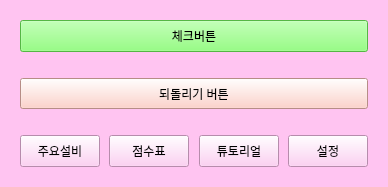
<?xml version="1.0" encoding="UTF-8"?>
<ui version="4.0">
 <class>Form</class>
 <widget class="QWidget" name="Form">
  <property name="geometry">
   <rect>
    <x>0</x>
    <y>0</y>
    <width>388</width>
    <height>187</height>
   </rect>
  </property>
  <property name="windowTitle">
   <string>Form</string>
  </property>
  <layout class="QVBoxLayout" name="verticalLayout">
   <property name="spacing">
    <number>0</number>
   </property>
   <property name="leftMargin">
    <number>0</number>
   </property>
   <property name="topMargin">
    <number>0</number>
   </property>
   <property name="rightMargin">
    <number>0</number>
   </property>
   <property name="bottomMargin">
    <number>0</number>
   </property>
   <item>
    <widget class="QWidget" name="widget" native="true">
     <property name="styleSheet">
      <string notr="true">background-color: rgb(255, 196, 241);</string>
     </property>
     <layout class="QVBoxLayout" name="verticalLayout_3">
      <property name="spacing">
       <number>-1</number>
      </property>
      <property name="leftMargin">
       <number>5</number>
      </property>
      <property name="topMargin">
       <number>5</number>
      </property>
      <property name="rightMargin">
       <number>5</number>
      </property>
      <property name="bottomMargin">
       <number>5</number>
      </property>
      <item>
       <layout class="QVBoxLayout" name="verticalLayout_1">
        <property name="spacing">
         <number>-1</number>
        </property>
        <property name="leftMargin">
         <number>15</number>
        </property>
        <property name="topMargin">
         <number>15</number>
        </property>
        <property name="rightMargin">
         <number>15</number>
        </property>
        <property name="bottomMargin">
         <number>15</number>
        </property>
        <item>
         <widget class="QPushButton" name="btn1_check">
          <property name="sizePolicy">
           <sizepolicy hsizetype="Minimum" vsizetype="Minimum">
            <horstretch>0</horstretch>
            <verstretch>0</verstretch>
           </sizepolicy>
          </property>
          <property name="styleSheet">
           <string notr="true">background-color: rgb(119, 255, 96);</string>
          </property>
          <property name="text">
           <string>체크버튼</string>
          </property>
         </widget>
        </item>
        <item>
         <spacer name="verticalSpacer_1">
          <property name="orientation">
           <enum>Qt::Vertical</enum>
          </property>
          <property name="sizeType">
           <enum>QSizePolicy::Maximum</enum>
          </property>
          <property name="sizeHint" stdset="0">
           <size>
            <width>10</width>
            <height>20</height>
           </size>
          </property>
         </spacer>
        </item>
        <item>
         <widget class="QPushButton" name="btn2_undo">
          <property name="sizePolicy">
           <sizepolicy hsizetype="Minimum" vsizetype="Minimum">
            <horstretch>0</horstretch>
            <verstretch>0</verstretch>
           </sizepolicy>
          </property>
          <property name="styleSheet">
           <string notr="true">background-color: rgb(255, 198, 187);</string>
          </property>
          <property name="text">
           <string>되돌리기 버튼</string>
          </property>
         </widget>
        </item>
        <item>
         <spacer name="verticalSpacer_2">
          <property name="orientation">
           <enum>Qt::Vertical</enum>
          </property>
          <property name="sizeType">
           <enum>QSizePolicy::Maximum</enum>
          </property>
          <property name="sizeHint" stdset="0">
           <size>
            <width>10</width>
            <height>20</height>
           </size>
          </property>
         </spacer>
        </item>
        <item>
         <layout class="QHBoxLayout" name="horizontalLayout_1" stretch="5,1,4,1,4,1,4">
          <item>
           <widget class="QPushButton" name="btn3_mainfacility">
            <property name="sizePolicy">
             <sizepolicy hsizetype="Minimum" vsizetype="Minimum">
              <horstretch>0</horstretch>
              <verstretch>0</verstretch>
             </sizepolicy>
            </property>
            <property name="text">
             <string>주요설비</string>
            </property>
           </widget>
          </item>
          <item>
           <spacer name="horizontalSpacer_1">
            <property name="orientation">
             <enum>Qt::Horizontal</enum>
            </property>
            <property name="sizeType">
             <enum>QSizePolicy::Maximum</enum>
            </property>
            <property name="sizeHint" stdset="0">
             <size>
              <width>35</width>
              <height>10</height>
             </size>
            </property>
           </spacer>
          </item>
          <item>
           <widget class="QPushButton" name="btn4_scoreboard">
            <property name="sizePolicy">
             <sizepolicy hsizetype="Minimum" vsizetype="Minimum">
              <horstretch>0</horstretch>
              <verstretch>0</verstretch>
             </sizepolicy>
            </property>
            <property name="text">
             <string>점수표</string>
            </property>
           </widget>
          </item>
          <item>
           <spacer name="horizontalSpacer_2">
            <property name="orientation">
             <enum>Qt::Horizontal</enum>
            </property>
            <property name="sizeType">
             <enum>QSizePolicy::Maximum</enum>
            </property>
            <property name="sizeHint" stdset="0">
             <size>
              <width>20</width>
              <height>10</height>
             </size>
            </property>
           </spacer>
          </item>
          <item>
           <widget class="QPushButton" name="btn5_tutorial">
            <property name="sizePolicy">
             <sizepolicy hsizetype="Minimum" vsizetype="Minimum">
              <horstretch>0</horstretch>
              <verstretch>0</verstretch>
             </sizepolicy>
            </property>
            <property name="maximumSize">
             <size>
              <width>167777</width>
              <height>157777</height>
             </size>
            </property>
            <property name="text">
             <string>튜토리얼</string>
            </property>
           </widget>
          </item>
          <item>
           <spacer name="horizontalSpacer_3">
            <property name="orientation">
             <enum>Qt::Horizontal</enum>
            </property>
            <property name="sizeType">
             <enum>QSizePolicy::Maximum</enum>
            </property>
            <property name="sizeHint" stdset="0">
             <size>
              <width>20</width>
              <height>10</height>
             </size>
            </property>
           </spacer>
          </item>
          <item>
           <widget class="QPushButton" name="btn6_setting">
            <property name="sizePolicy">
             <sizepolicy hsizetype="Minimum" vsizetype="Minimum">
              <horstretch>0</horstretch>
              <verstretch>0</verstretch>
             </sizepolicy>
            </property>
            <property name="text">
             <string>설정</string>
            </property>
           </widget>
          </item>
         </layout>
        </item>
       </layout>
      </item>
     </layout>
    </widget>
   </item>
  </layout>
 </widget>
 <resources/>
 <connections/>
</ui>
